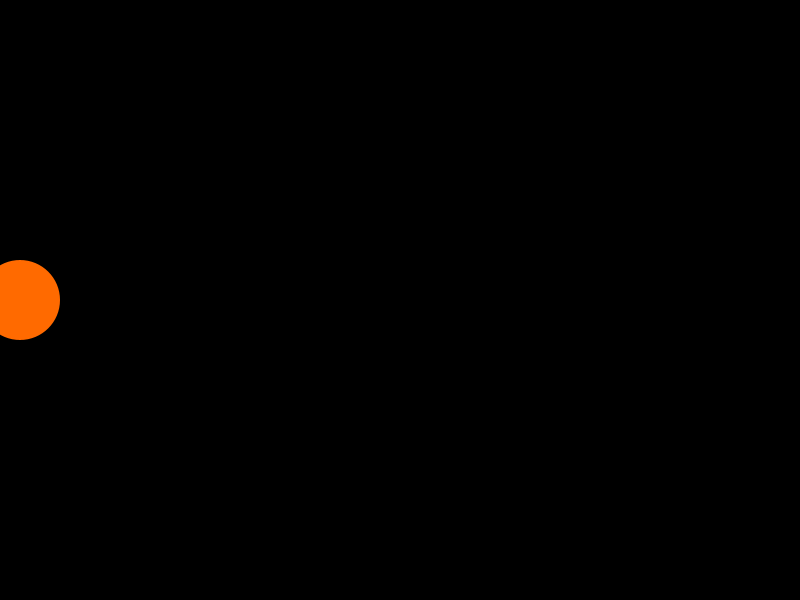
Frame 1 (no input)
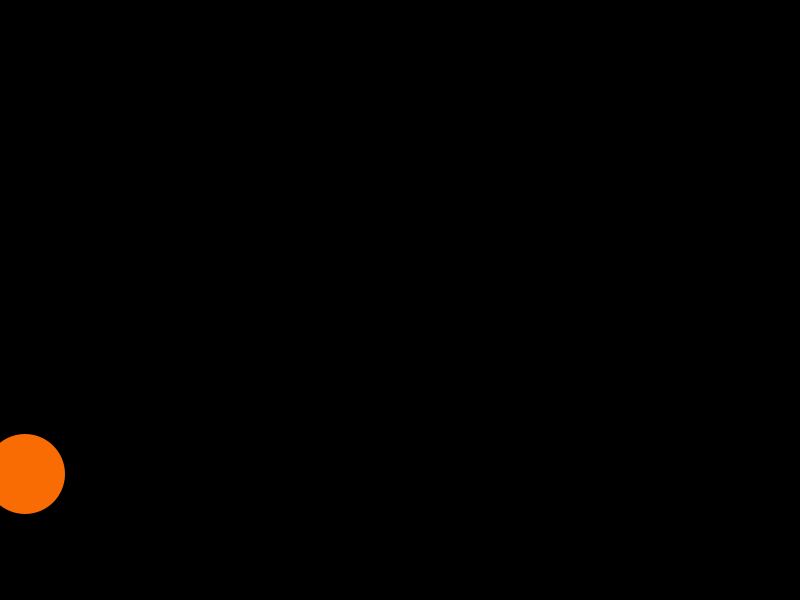
Frame 60 (the mouse pressed at the canvas centre just before this capture)
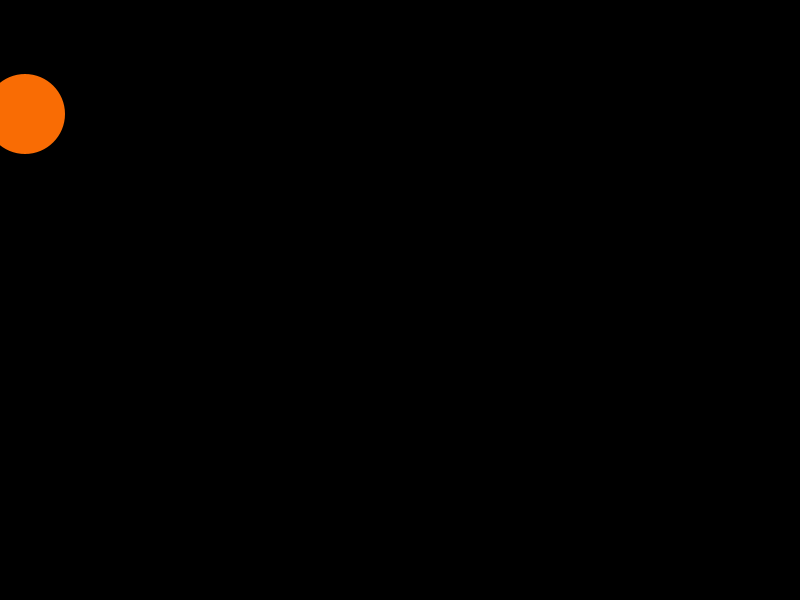
Frame 120 (the mouse held since frame 60 and released just before this capture)

The Processing sketch that drew these frames (run headless with seeded random() and noise(); from frame 60 on, the mouse is pressed at the canvas centre):

// Processing sketch: s06t00Javiera
// ── s06t00Javiera.pde
// Expresión Digital II - Diseño Digital - UDD - 2016
// Javiera Ramírez
// s06t00

/* Cuando el programa corra se verá un canvas negro en el cual 
 rebota un círculo en las paredes del canvas mientras cambia de color
 periódicamente entre el naranjo y el calipso*/

float x, y, amt;
int vel= 5;
int vel2= 6;
int vel3 = 6;
int vel4 = 5;
int diam= 80;
color c1, c2, c3;

void setup () {
  size (800, 600);
  x = 20 ;
  y = height / 2;

  c1 = color(255, 106, 0); // naranjo
  c2 = color (4, 175, 146); // calipso
}

void draw () {
  c3 = lerpColor(c1, c2, amt);
  amt = map(x, 0, width, 0, 1);
  background(0);
  fill(c3);
  noStroke();
  ellipse(x, y, diam, diam);
  x += vel;
  y += vel2;

  if (y > height - diam/2 || y < diam/2) {
    vel2*= -1;
  }

  if (x > width - diam/2 || x < diam/2) {
    vel*= -1;
  }
}
